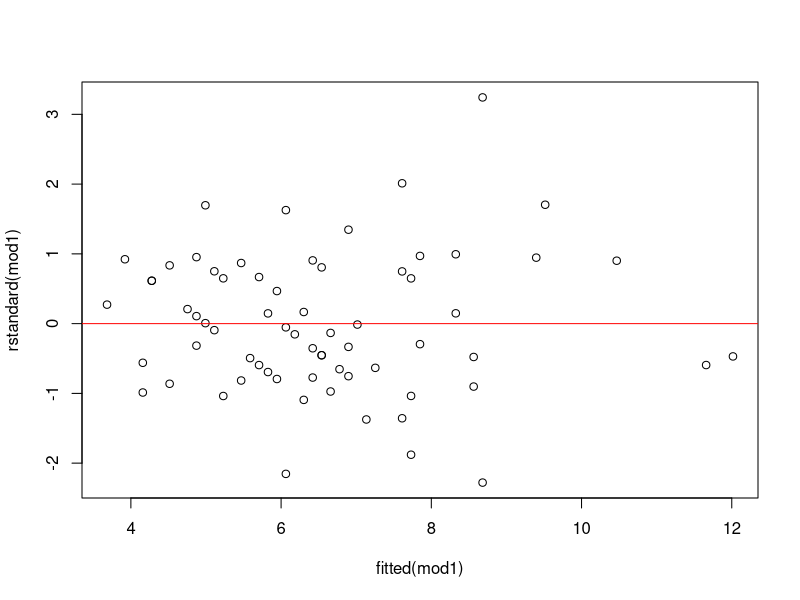
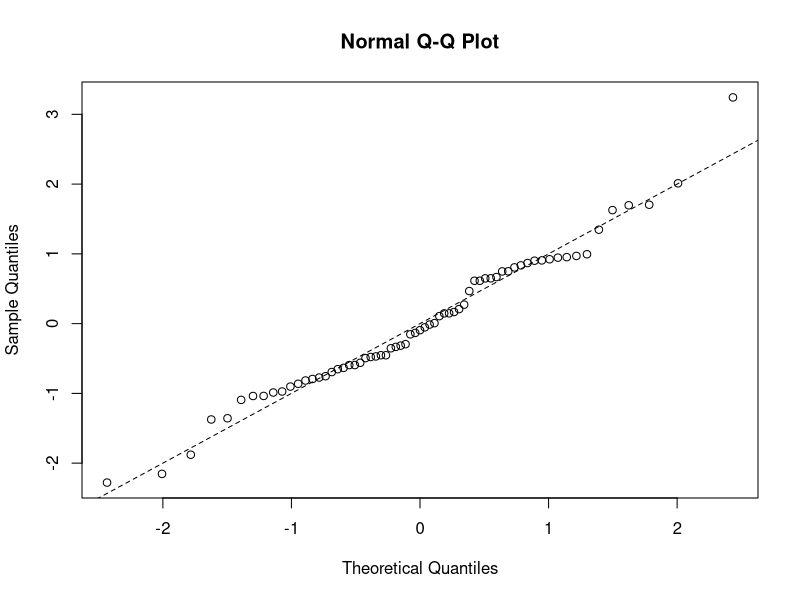
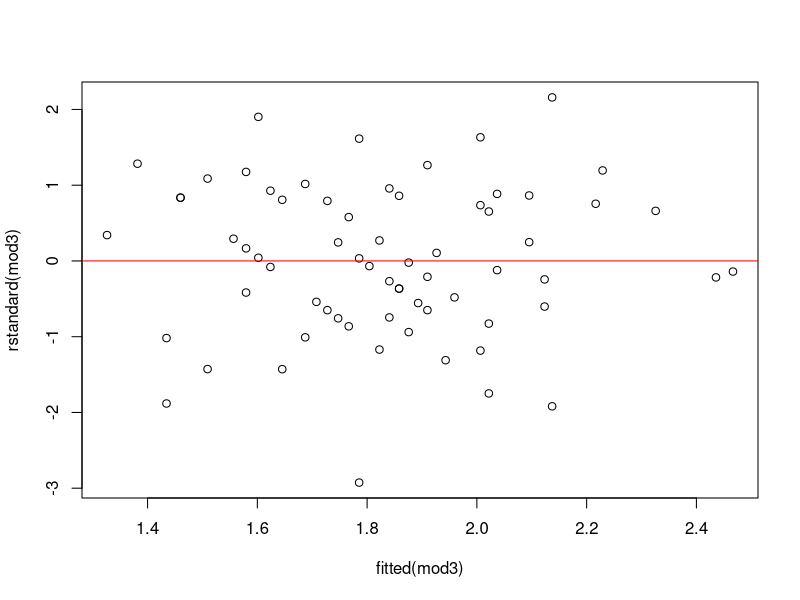
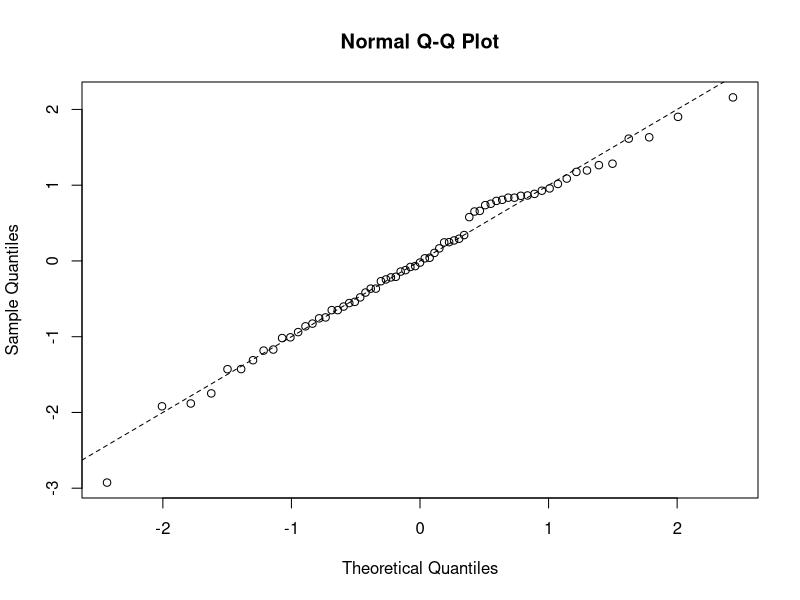

Here is the R script that generated these plots, in order:
## ---- chunk 1
knitr::opts_chunk$set(echo = TRUE)
## ---- chunk 2
library(readxl)
data1 <- read_excel(path = "../data/feb2022opg1.xlsx")
## ---- chunk 3
head(data1, n =3)
## ---- chunk 4
anova_ <- lm(tid ~ type - 1, data = data1)
summary(anova_)
## ---- chunk 5
fullmodel <- lm(tid ~ type, data = data1)
nullmodel <- lm(tid ~ 1, data = data1)

anova(nullmodel, fullmodel)
## ---- chunk 6
data1_sym <- data1
data1_sym$type <- relevel(factor(data1_sym$type), ref = 'symphony')
anova_1 <- lm(tid ~ type, data = data1_sym)
summary(anova_1)
## ---- chunk 7
confint(anova_1)
## ---- chunk 8
data2 <- read.table(file = "../data/feb2022opg2.txt", header = T)
head(data2, n = 3)
unique(data2$variety)
## ---- chunk 9
mod1 <- lm(length ~ omkreds, data = data2)
summary(mod1)
## ---- chunk 10
predict(mod1, newdata = data.frame(omkreds = 6.28), interval = "p")
## ---- chunk 11
# 0 fortæller R at linjen skal skære i origo
# Offset tvinger parameteren til en bestet værdi
nullmodel <- lm(length ~ 0 + offset((3/pi) * omkreds), data = data2)
summary(mod1)
## ---- chunk 12
anova(nullmodel, mod1)
## ---- chunk 13
mod2 <- lm(length ~ omkreds + I(omkreds^2), data = data2)
summary(mod2)
## ---- chunk 14
# Man kan ikke se det i R-output, men den plotter begge funktioner ved siden af hindanden når man har knit'et
plot(fitted(mod1), rstandard(mod1))
abline(0,0, col = 'Red')

qqnorm(rstandard(mod1))
abline(0,1, lty=2)
## ---- chunk 15
mod3 <- lm(log(length) ~ log(omkreds), data = data2)
plot(fitted(mod3), rstandard(mod3))
abline(0,0, col = 'Red')

qqnorm(rstandard(mod3))
abline(0,1, lty=2)

## ---- chunk 16
mod4 <- lm(length ~ omkreds + variety - 1, data = data2)
summary(mod4)
## ---- chunk 17
fullModel <- lm(length ~ omkreds + variety + omkreds * variety , data = data2) # Med vekselvirkning
nullModel <- lm(length ~ omkreds + variety , data = data2) # Additativ

anova(nullModel, fullModel)
## ---- chunk 18
mu = 6.31 # Middelværdi
s = 1.47 # Spredning
upper = 8 # Til
lower = 3 # Fra


pnorm(upper, mean = mu, sd = s) 
pnorm(lower, mean = mu, sd = s)
cat("\n")
pnorm(upper, mean = mu, sd = s) - pnorm(lower, mean = mu, sd = s)
## ---- chunk 19
mu = 6.31 # Middelværdi
s = 1.47 # Spredning
pnorm(8.73, mean = mu, sd = s) # A

1 - pnorm(9.19, mean = mu, sd = s) # B 

1 - pnorm(8.73, mean = mu, sd = s) 

1 - pnorm(7.08, mean = mu, sd = s) 

pnorm(7.08, mean = mu, sd = s) 
## ---- chunk 20
success <- 20
trials <- 56

binom.test(success, trials, p = 0.5)
## ---- chunk 21
# Opstil data : R læser kollonevis
sd1tabel <- matrix(c(115, 86, 47, 62, 15, 29), 2, 3) # rows x columns
sd1tabel

chisq.test(sd1tabel, correct = FALSE)

## ---- chunk 22
# Give et summary : 
##                        Estimate  Std. Error  t value   Pr(>|t|)
## (Intercept)            5.8858    0.1131      52.0573   0.0000
## Studiehusdyrvidenskab  0.0874    0.1765      0.4953    0.6210
## Studiejordbrugsøkonomi 0.2340    0.1818      1.2869    0.1999
## Studienaturressourcer  0.2214    0.1464      1.5120    0.1324



estimat <- 5.8858
n <- 179
k <- 3
std_error <- 0.1131

conf <- estimat + c(-1, 1) * qt(0.975, df = n - k) * std_error


exp(conf[1])
exp(conf[2])
## ---- chunk 23
dbinom(2, size=6, prob=0.2)
## ---- chunk 24
sd1tabel <- matrix(c(74, 75, 7, 23), 2, 2) # rows x columns
sd1tabel

chisq.test(sd1tabel, correct = FALSE)
## ---- chunk 25
mu = 6.8 # Middelværdi
s = 0.8 # Spredning
obs = 190 #Observation

# Under
pnorm(obs, mean = mu, sd = s)

#Over
pnorm(8, mean = mu, sd = s) - pnorm(6, mean = mu, sd = s)
## ---- chunk 26
mu = 6.8 # Middelværdi
s = 0.8 # Spredning
obs = 190 #Observation

# Under
1 - pnorm(8.1, mean = mu, sd = s)

qnorm(0.05, mean = mu, sd = s)
## ---- chunk 27
pbinom(15, size=25, prob=0.5) ## P(Y>=15) -  P(Y>=10)
pbinom(10, size=25, prob=0.5)

pbinom(15, size=25, prob=0.5) - pbinom(9, size=25, prob=0.5)
## ---- chunk 28
sd1tabel <- matrix(c(10, 16, 11, 8, 6, 4, 8, 13), 2, 4)
sd1tabel
## ---- chunk 29
chisq.test(sd1tabel, correct = FALSE)
## ---- chunk 30
28.82 -14.180
## ---- chunk 31
n = 25 # Antal observationer
beta = 1.234 # Hældning
SE = 0.543 # Standard error
hypotese = 0 # hypotesen om at "den sande hældning" er 0


# Test af hypotesen H: beta=4
T = (beta - hypotese) / SE

# Beregning af p-vaerdi
P = 2*(1-pt(T, df = n - 2))

T
P
